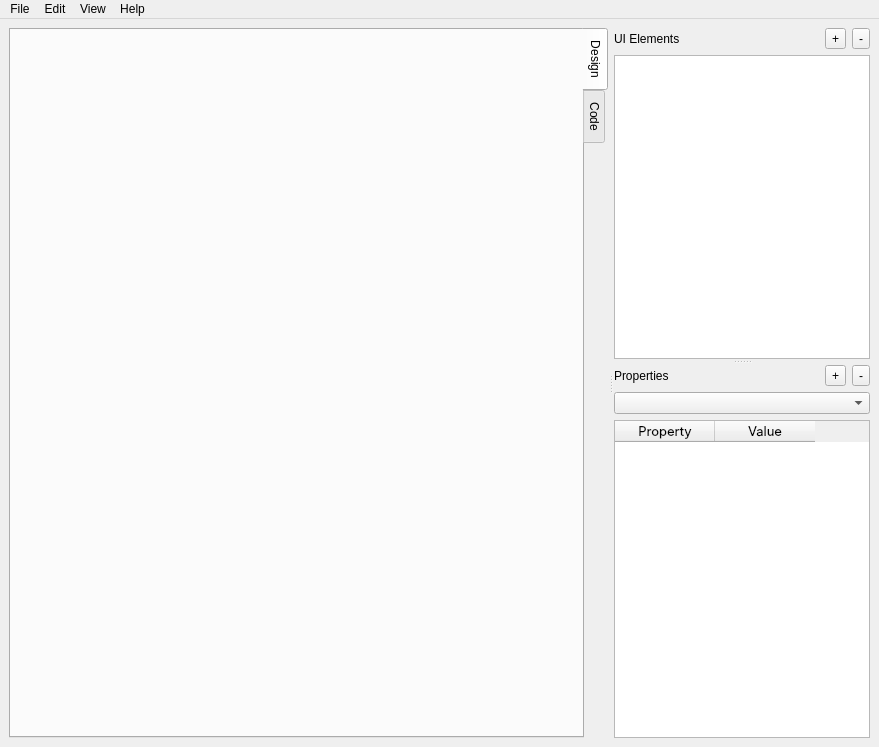
<?xml version="1.0" encoding="UTF-8"?>
<ui version="4.0">
 <class>Designer</class>
 <widget class="QMainWindow" name="Designer">
  <property name="geometry">
   <rect>
    <x>0</x>
    <y>0</y>
    <width>879</width>
    <height>747</height>
   </rect>
  </property>
  <property name="windowTitle">
   <string>Neutrino UI Designer</string>
  </property>
  <property name="documentMode">
   <bool>false</bool>
  </property>
  <widget class="QWidget" name="centralwidget">
   <layout class="QGridLayout" name="gridLayout">
    <item row="0" column="0">
     <widget class="QSplitter" name="splitter">
      <property name="orientation">
       <enum>Qt::Horizontal</enum>
      </property>
      <property name="handleWidth">
       <number>6</number>
      </property>
      <widget class="QTabWidget" name="editorTabs">
       <property name="sizePolicy">
        <sizepolicy hsizetype="Expanding" vsizetype="Expanding">
         <horstretch>1</horstretch>
         <verstretch>0</verstretch>
        </sizepolicy>
       </property>
       <property name="tabPosition">
        <enum>QTabWidget::East</enum>
       </property>
       <property name="currentIndex">
        <number>0</number>
       </property>
       <widget class="QWidget" name="designTab">
        <attribute name="title">
         <string>Design</string>
        </attribute>
       </widget>
       <widget class="QWidget" name="codeTab">
        <attribute name="title">
         <string>Code</string>
        </attribute>
        <layout class="QGridLayout" name="gridLayout_2">
         <item row="0" column="0">
          <widget class="QPlainTextEdit" name="codeEdit">
           <property name="sizePolicy">
            <sizepolicy hsizetype="Expanding" vsizetype="Expanding">
             <horstretch>0</horstretch>
             <verstretch>0</verstretch>
            </sizepolicy>
           </property>
           <property name="minimumSize">
            <size>
             <width>256</width>
             <height>192</height>
            </size>
           </property>
           <property name="font">
            <font>
             <family>Monospace</family>
             <pointsize>12</pointsize>
            </font>
           </property>
          </widget>
         </item>
        </layout>
       </widget>
      </widget>
      <widget class="QSplitter" name="rightPane">
       <property name="orientation">
        <enum>Qt::Vertical</enum>
       </property>
       <property name="handleWidth">
        <number>6</number>
       </property>
       <widget class="QWidget" name="layoutWidget">
        <layout class="QVBoxLayout" name="elements">
         <item>
          <layout class="QHBoxLayout" name="uiElementsBar">
           <item>
            <widget class="QLabel" name="uiElementsLabel">
             <property name="text">
              <string>UI Elements</string>
             </property>
            </widget>
           </item>
           <item>
            <widget class="QToolButton" name="addNewElement">
             <property name="text">
              <string>+</string>
             </property>
            </widget>
           </item>
           <item>
            <widget class="QToolButton" name="removeSelectedElement">
             <property name="text">
              <string>-</string>
             </property>
            </widget>
           </item>
          </layout>
         </item>
         <item>
          <widget class="QListWidget" name="listView">
           <property name="sizePolicy">
            <sizepolicy hsizetype="Expanding" vsizetype="Expanding">
             <horstretch>0</horstretch>
             <verstretch>0</verstretch>
            </sizepolicy>
           </property>
          </widget>
         </item>
        </layout>
       </widget>
       <widget class="QWidget" name="layoutWidget">
        <layout class="QVBoxLayout" name="properties">
         <item>
          <layout class="QHBoxLayout" name="propertiesBar">
           <item>
            <widget class="QLabel" name="propertiesLabel">
             <property name="text">
              <string>Properties</string>
             </property>
            </widget>
           </item>
           <item>
            <widget class="QToolButton" name="addNewProperty">
             <property name="text">
              <string>+</string>
             </property>
            </widget>
           </item>
           <item>
            <widget class="QToolButton" name="removeSelectedProperty">
             <property name="text">
              <string>-</string>
             </property>
            </widget>
           </item>
          </layout>
         </item>
         <item>
          <widget class="QComboBox" name="elementSelector"/>
         </item>
         <item>
          <widget class="QTableWidget" name="propertyTable">
           <property name="sizePolicy">
            <sizepolicy hsizetype="Expanding" vsizetype="Expanding">
             <horstretch>0</horstretch>
             <verstretch>1</verstretch>
            </sizepolicy>
           </property>
           <property name="font">
            <font>
             <family>Inter</family>
             <pointsize>10</pointsize>
            </font>
           </property>
           <column>
            <property name="text">
             <string>Property</string>
            </property>
           </column>
           <column>
            <property name="text">
             <string>Value</string>
            </property>
           </column>
          </widget>
         </item>
        </layout>
       </widget>
      </widget>
     </widget>
    </item>
   </layout>
  </widget>
  <widget class="QMenuBar" name="menubar">
   <property name="geometry">
    <rect>
     <x>0</x>
     <y>0</y>
     <width>879</width>
     <height>24</height>
    </rect>
   </property>
   <widget class="QMenu" name="menuFile">
    <property name="title">
     <string>File</string>
    </property>
    <addaction name="actionNew"/>
    <addaction name="actionOpen"/>
    <addaction name="actionSave"/>
    <addaction name="actionSave_As"/>
    <addaction name="actionExit"/>
   </widget>
   <widget class="QMenu" name="menuEdit">
    <property name="title">
     <string>Edit</string>
    </property>
    <addaction name="actionUndo"/>
    <addaction name="actionRedo"/>
   </widget>
   <widget class="QMenu" name="menuHelp">
    <property name="title">
     <string>Help</string>
    </property>
    <addaction name="actionDocumentation"/>
    <addaction name="actionAbout"/>
   </widget>
   <widget class="QMenu" name="menuView">
    <property name="title">
     <string>View</string>
    </property>
    <addaction name="actionZoom"/>
    <addaction name="actionElement_Boundaries"/>
   </widget>
   <addaction name="menuFile"/>
   <addaction name="menuEdit"/>
   <addaction name="menuView"/>
   <addaction name="menuHelp"/>
  </widget>
  <action name="actionNew">
   <property name="text">
    <string>New</string>
   </property>
  </action>
  <action name="actionOpen">
   <property name="text">
    <string>Open</string>
   </property>
  </action>
  <action name="actionSave">
   <property name="text">
    <string>Save</string>
   </property>
  </action>
  <action name="actionSave_As">
   <property name="text">
    <string>Save As</string>
   </property>
  </action>
  <action name="actionExit">
   <property name="text">
    <string>Exit</string>
   </property>
  </action>
  <action name="actionUndo">
   <property name="text">
    <string>Undo</string>
   </property>
  </action>
  <action name="actionRedo">
   <property name="text">
    <string>Redo</string>
   </property>
  </action>
  <action name="actionDocumentation">
   <property name="text">
    <string>Documentation</string>
   </property>
  </action>
  <action name="actionAbout">
   <property name="text">
    <string>About</string>
   </property>
  </action>
  <action name="actionZoom">
   <property name="text">
    <string>Zoom (2x)</string>
   </property>
  </action>
  <action name="actionElement_Boundaries">
   <property name="text">
    <string>Element Boundaries</string>
   </property>
  </action>
 </widget>
 <resources/>
 <connections/>
</ui>
